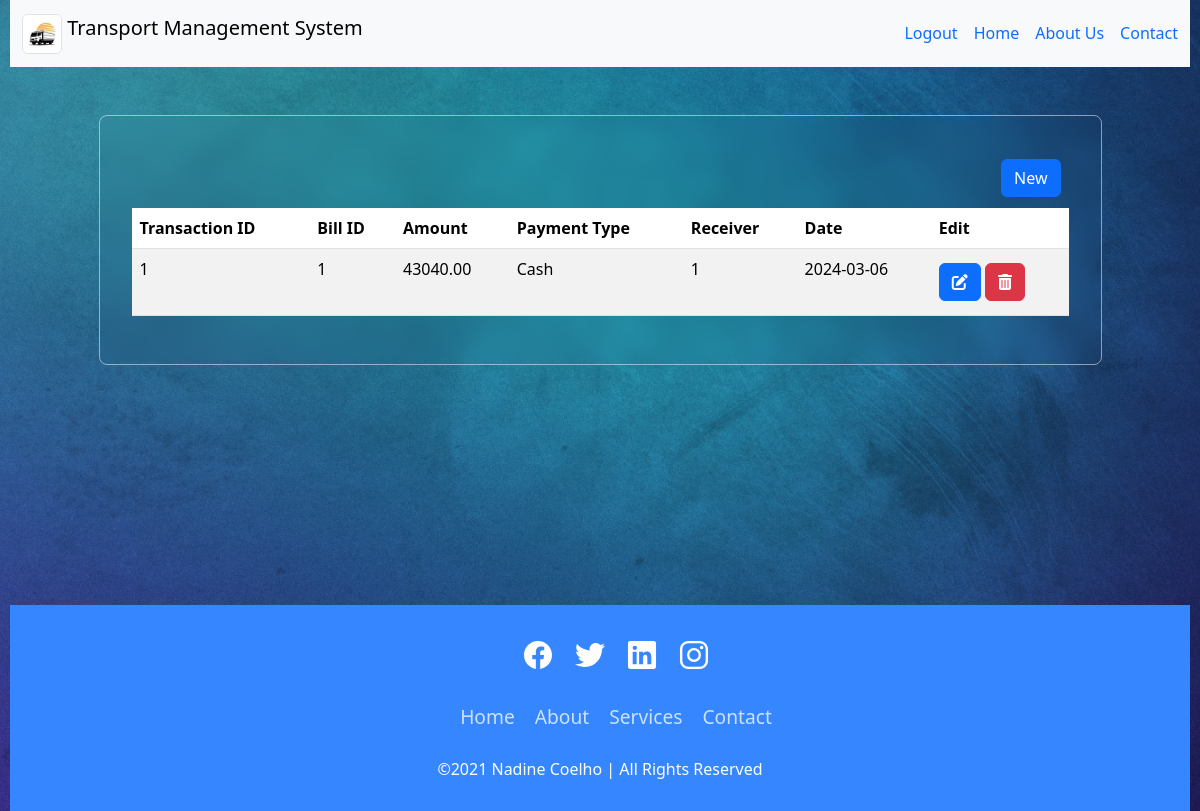
The app's page /transaction_history.php (signed in) with its own data.
### tables this page shows
CREATE TABLE `transaction` (
  `id` int(11) NOT NULL,
  `bill_id` int(11) DEFAULT NULL,
  `amount` decimal(10,2) DEFAULT NULL,
  `payment_method` enum('UPI','Cash','Cheque') DEFAULT NULL,
  `receiver` int(11) DEFAULT NULL,
  `date` date DEFAULT NULL
);

### transaction_history.php (the view, shortened to what this page needs)
<!DOCTYPE html>
<html lang="en">
<head>
    <link href="https://cdn.jsdelivr.net/npm/bootstrap@5.3.2/dist/css/bootstrap.min.css" rel="stylesheet">
    <link rel="stylesheet" href="https://cdnjs.cloudflare.com/ajax/libs/font-awesome/6.5.1/css/all.min.css">
    <link rel="stylesheet" href="transaction_his.css">
</head>
<body>
    <?php include 'navbar.php'; ?>
    <div class="history">
        <div class="d-flex flex-row-reverse">
            <div class="p-2">
                <button class="btn btn-primary new" data-toggle="modal" data-target="#newItemModal">New</button>
            </div>
        </div>
        <div class="table-responsive">
            <table class="table table-striped">
                <thead>
                    <tr>
                        <th scope="col">Transaction ID</th>
                        <th class="col">Bill ID</th>
                        <th class="col">Amount</th>
                        <th class="col">Payment Type</th>
                        <th class="col">Receiver</th>
                        <th class="col">Date</th>
                        <th class="col">Edit</th>
                    </tr>
                </thead>
                <tbody>
                    <?php
                    include 'db_connection.php';
                    $sql = 'SELECT * from transaction';
                    $result = $conn->query($sql);
                    if ($result->num_rows > 0) {
                        while($row = $result->fetch_assoc()) {
                            echo "<tr>";
                            echo "<td>" . $row['id'] . "</td>";
                            echo "<td>" . $row['bill_id'] . "</td>";
                            echo "<td>" . $row['amount'] . "</td>";
                            echo "<td>" . $row['payment_method'] . "</td>";
                            echo "<td>" . $row['receiver'] . "</td>";
                            echo "<td>" . $row['date'] . "</td>";
                            echo "<td><a class='btn btn-primary' data-toggle='modal' onclick='getTransaction(" . $row['id'] . ")' data-target='#editItemModal'><i class='fas fa-edit'></i></a>
                                <a class='btn btn-danger' data-toggle='modal' onclick='deleteTransaction(" . $row['id'] . ")' data-target='#deleteItemModal'><i class='fa-solid fa-trash-can'></i></a></td>";
                            echo "</tr>";
                        }
                    }
                    else {
                        echo "<tr><td colspan='9' style='text-align: center;'>No data found</td></tr>";
                    }
                    ?>
                </tbody>
            </table>
        </div>
    </div>
    <?php include_once('footer.php'); ?>
</body>
</html>

### transaction_his.css (style rules this page uses)
body { width: 100%; padding: 0 10px; background: url("./images/bg1.jpg"), #000; background-position: center; background-size: cover; }
.history { width: 85%; margin: 3em auto; padding: 2em; border-radius: 8px; border: 1px solid rgba(255, 255, 255, 0.5); backdrop-filter: blur(9px); -webkit-backdrop-filter: blur(9px); }

### index.css (style rules this page uses)
.btn { margin: 5% auto; }

### records on screen
transaction: id "1", bill "1", amount "43040.00", payment_method "Cash", receiver "1", date "2024-03-06"
